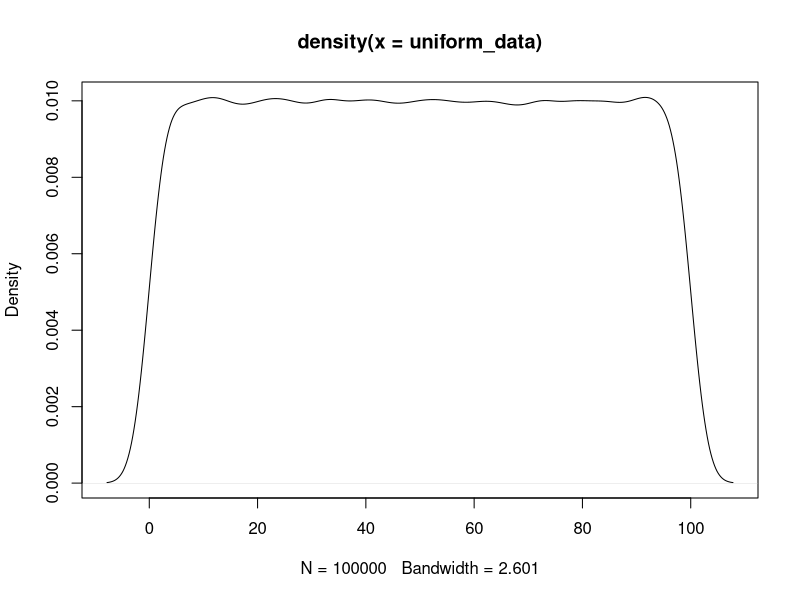
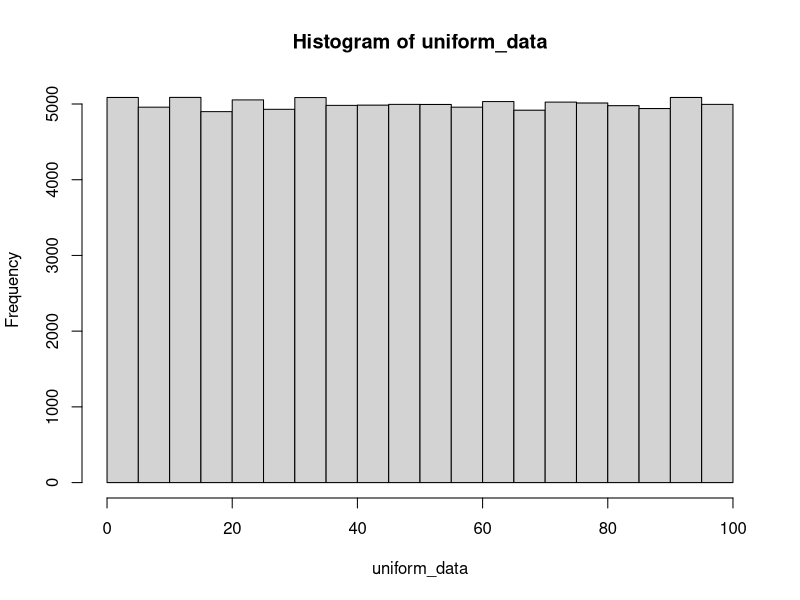
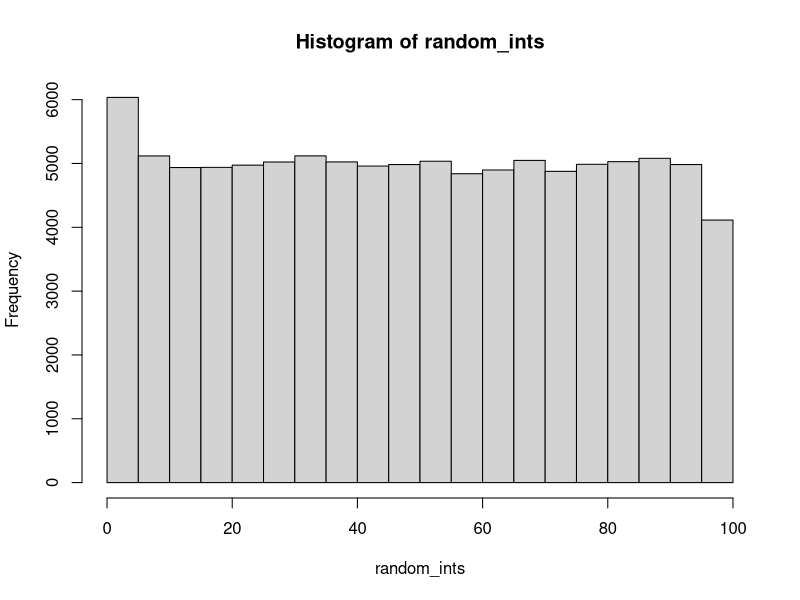
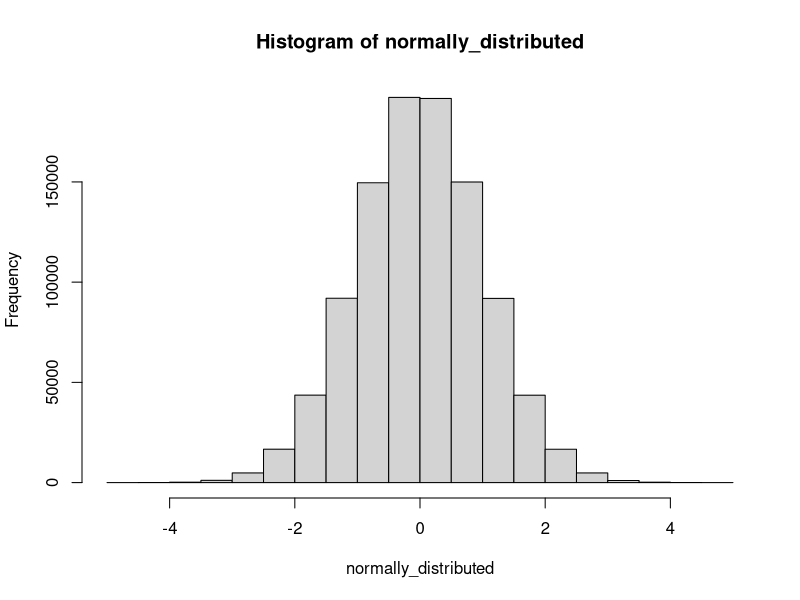
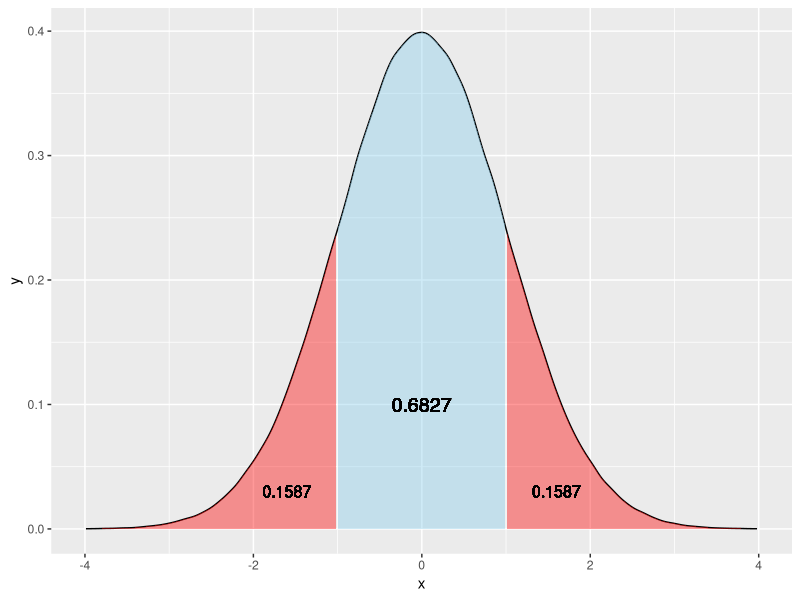
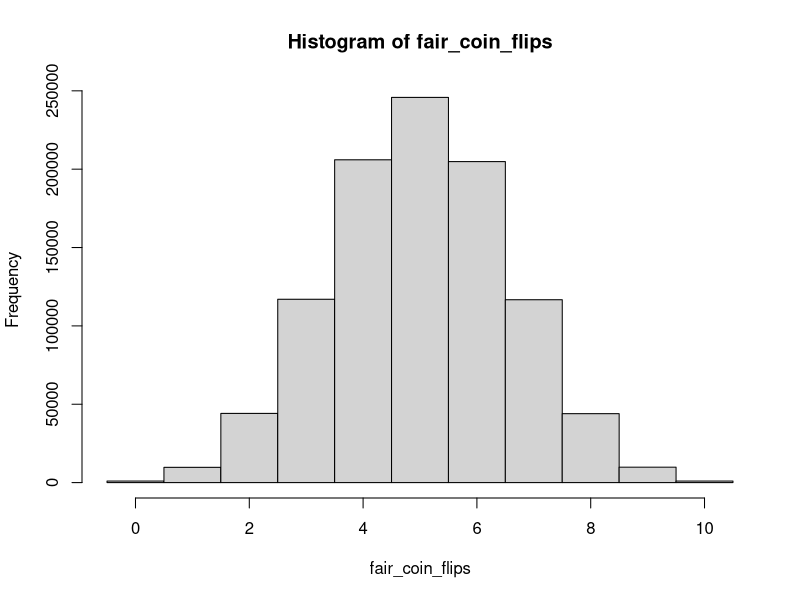
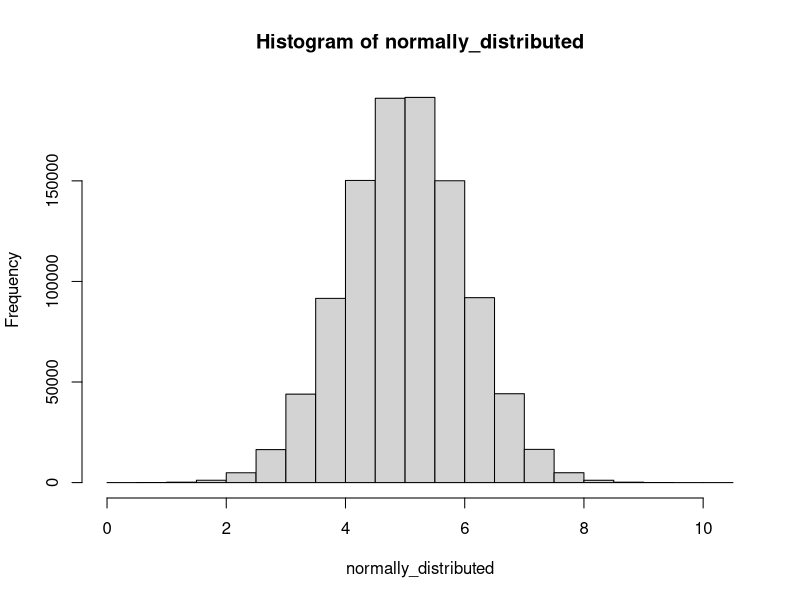
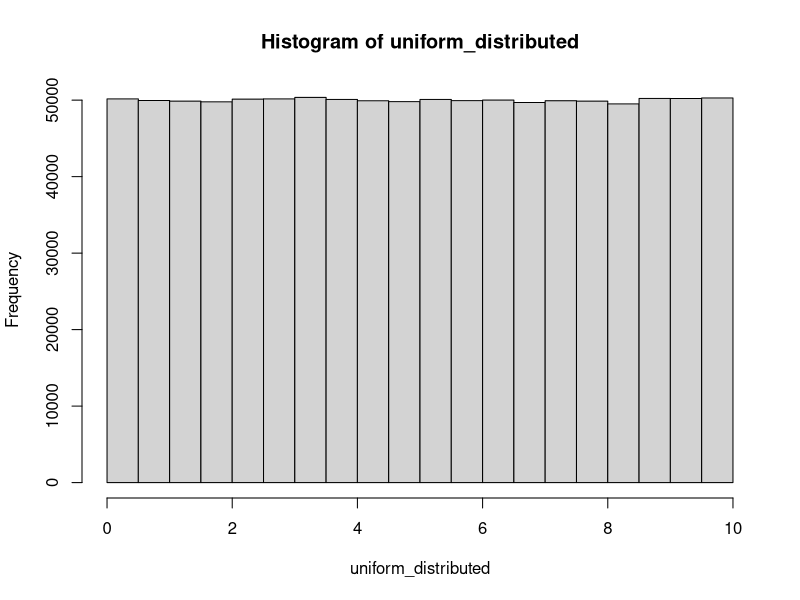

Recreate these plots in R, in order. (Note: this script raises an error after producing the figures.)
# Supress warnings
options(warn=-1)

# generate data from a uniform distribution
uniform_data <- runif(100000,0,100)   

# create a density plot
plot(density(uniform_data ))

hist(uniform_data)

qunif(p = 0.97,      # Probability cutoff
      min = 0, 
      max = 1)

random_ints <- floor(runif(100000,0,100))
hist(random_ints)




# Generate normally distributed data
normally_distributed <- rnorm(1000000,     
                              mean = 0,    
                              sd = 1)  
hist(normally_distributed)

library(ggplot2)




prob_under_minus1 <- pnorm(q=-1,        
                           mean=0,
                           sd=1)

# Get prob of observing a value over 1
prob_over_1 <-  1-pnorm(q=1,            
                        mean=0,
                        sd=1)

# Prob between -1 and 1
between_prob <- 1-(prob_under_minus1+prob_over_1)  






# Plot the density curve with the cutoff areas
norm_frame = with(density(normally_distributed),  # Create data frame density values
                  data.frame(x,y))  

myplot <- ggplot(data = norm_frame, aes(x = x, y = y)) +   # Create the plot
  geom_line() +
  geom_ribbon(data=subset(norm_frame,x < -1),
              aes(ymax=y, ymin=0),
              fill="red", 
              alpha=0.4) +
  geom_ribbon(data=subset(norm_frame,x > 1),
              aes(ymax=y, ymin=0),
              fill="red", 
              alpha=0.4) +
  geom_ribbon(data=subset(norm_frame,x > -1 & x < 1),
              aes(ymax=y, ymin=0),
              fill="skyblue", 
              alpha=0.4) +
  geom_text(x=-1.6,y=0.03,label=round(prob_under_minus1,4),size=4) +
  geom_text(x=1.6,y=0.03,label=round(prob_under_minus1,4),size=4) +
  geom_text(x=0,y=0.1,label=round(1-(prob_under_minus1*2),4),size=5) +
  xlim(-4,4)

myplot




#binomial distribution

fair_coin_flips   <- rbinom(1000000,    # Generate data from the binomial distribution
                            size = 10,   # With 10 trials
                            prob = 0.5)  # And success probability 0.5

table(fair_coin_flips)                # Check the counts

hist(fair_coin_flips, breaks=seq(-0.5,10.5,1))





# prepare distributions
set.seed(31415)
# Generate normally distributed data
normally_distributed <- rnorm(1000000,     
                              mean = 5,    
                              sd = 1)  
hist(normally_distributed)


# Generate data from a uniform distribution
uniform_distributed <- runif(1000000, 0, 10)   
hist(uniform_distributed)

#Generate binomial distribution symmetrical

binomial_sym_distributed  <- rbinom(1000000,    # Generate data from the binomial distribution
                            size = 10,   # With 10 trials
                            prob = 0.5)  # And success probability 0.5

hist(binomial_sym_distributed)


#Generate binomial distribution asymmetrical

binomial_asym_distributed  <- rbinom(1000000,    # Generate data from the binomial distribution
                                    size = 10,   # With 10 trials
                                    prob = 0.3)  # And success probability 0.5

hist(binomial_asym_distributed)

#Generate exponential distribution
exponential_distributed <- rexp(1000000, rate=1)
hist(exponential_distributed)

#combine into data.frame

df01<-data.frame(normally_distributed, uniform_distributed,
                 binomial_sym_distributed, binomial_asym_distributed,
                 exponential_distributed)
head(df01)

# convert to long data
library(tidyr)
library(dplyr)
library(ggplot2)
df02_long<-pivot_longer(df01, 1:5, names_to = "Distribution", values_to = "Value")



#histogram and density plots
ggplot(df02_long, aes(x=Value)) + geom_histogram()+
  facet_wrap(~Distribution, scales="free")

ggplot(df02_long, aes(x=Value)) + geom_histogram(aes(y=..density..))+
  facet_wrap(~Distribution, scales="free")+
  geom_density(colour= 2)+
  geom_vline(data = summary_df, aes(xintercept = mean), linetype = "dashed",
             colour = "red4")


summary_df<-df02_long %>%                               # Summary by group using dplyr
  group_by(Distribution) %>% 
  summarize(min = min(Value),
            q1 = quantile(Value, 0.25),
            median = median(Value),
            mean = mean(Value),
            q3 = quantile(Value, 0.75),
            max = max(Value)) 

vline_df <- data.frame(Distribution = levels(df02_long$Distribution),
                       Medians = tapply(X = df02_long$Value, INDEX = df02_long$Distribution,
                                        FUN = median))

a + geom_vline(data = vline_df, aes(xintercept = Medians), linetype = "dashed",
               colour = "red4")

#QQ-plots

x <- rnorm(1000)
df <- data.frame(x)
ggplot(df, aes(x = x)) + 
  geom_histogram(aes(y = ..density..),
                 colour = 1, fill = "white") +
  geom_density()


#Boxplots

ggplot(df02_long, aes(x=Distribution, y=Value)) + 
  geom_boxplot()


#Violin plots
ggplot(df02_long, aes(x=Distribution, y=Value)) + 
  geom_violin()


ggplot(df02_long, aes(x=Distribution, y=Value)) + 
 geom_violin()+
 geom_jitter(shape=16, position=position_jitter(0.2), alpha=0.02)